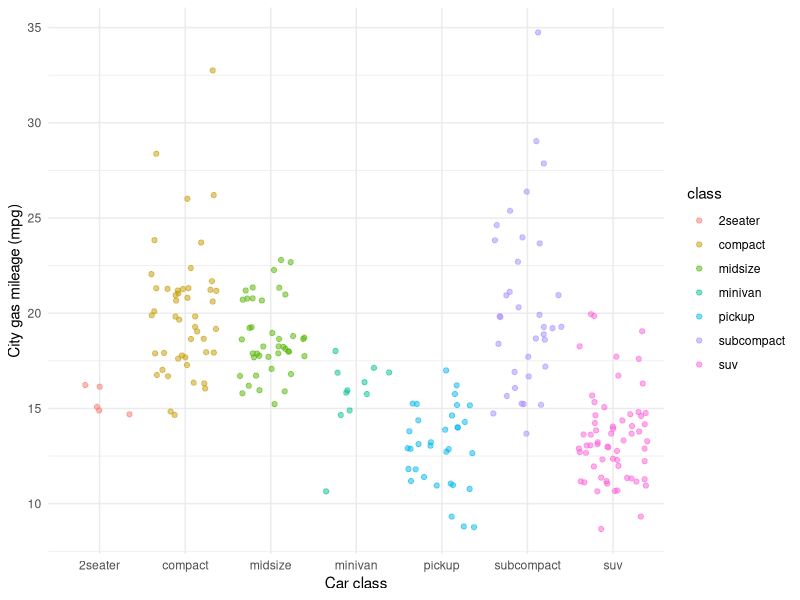

Here is the R script that generated this plot:
## ---- chunk 1
knitr::opts_chunk$set(echo = TRUE)
library(tidyverse)
## ---- chunk 2
ggplot(data = mpg, aes(x = class, y = cty)) +
	geom_jitter(aes(color = class), alpha = 0.5) +
	labs(x = "Car class", y = "City gas mileage (mpg)") +
  theme_minimal()
